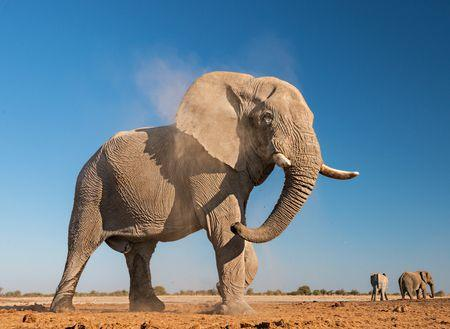
#> input picture oving2/elephant.jpg, 450 x 329 px
$ python oppg1a.py   (older library calls are emulated)
#> lines starting #> are read from the running program, lines starting #| are printed output that depends on the picture
### oving2/frequencyDomainFiltering.py

import numpy as np
from scipy import misc, fftpack
import matplotlib.pyplot as plt


""" Functions for task 1a """


def magnitude_spectrum(fourier_shape):
    shift = fftpack.fftshift(fourier_shape)
    return 10*np.log10(np.abs(shift + 1))


def convolution_theorem(image, kernel):
    # Calculate the Fourier transformation of the image and the kernel
    # By specifying shape of kernel, the kernel is padded accordingly
    f_image = fftpack.fft2(image)
    f_kernel = fftpack.fft2(kernel, shape=image.shape)

    # Get the magnitude spectrum of the image, before filtering is done
    before = magnitude_spectrum(f_image)

    # Doing the multiplication
    f_image = np.multiply(f_image, f_kernel)

    # Magnitude spectrum after filtering is done
    after = magnitude_spectrum(f_image)

    # Calculating the inverse fourier transformation to get the image result
    result_image = fftpack.ifft2(f_image).real

    return result_image, before, after


""" Functions for task 1b """


# [6 lines left out: function sharpen, not called in this run]


""" General purpose-functions """


# [4 lines left out: function normalize, not called in this run]


def plot_pictures(*pictures):
    "Creates a plot of n pictures. Won't be optimal for n > 3 or 4 as the pictures will be very small."

    n = len(pictures)
    _, ax = plt.subplots(1, n)

    for i in range(n):
        ax[i].imshow(pictures[i], interpolation="nearest", cmap="gray")
        ax[i].set_axis_off()

    plt.show()


def save_pictures(*pictures, name=""):
    i = 0
    for picture in pictures:
        misc.imsave(name + str(i) + ".jpg", picture)
        i += 1

### oving2/oppg1a.py

from frequencyDomainFiltering import *

img = misc.imread("elephant.jpg", flatten=True)
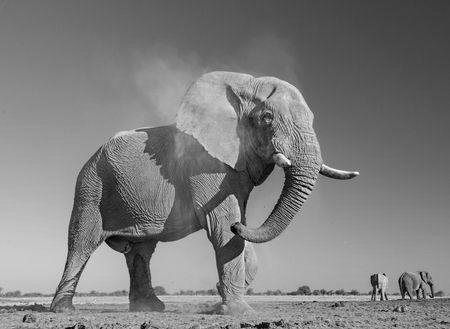
#> img: shape (329, 450) float32; min 0.299, max 253.6, mean 125.9


low_pass_kernel = np.matrix([[1,  4,  6,  4, 1],
                             [4, 16, 24, 16, 4],
                             [6, 24, 36, 24, 6],
                             [4, 16, 24, 16, 4],
                             [1,  4,  6,  4, 1]]) * 1/256


high_pass_kernel = np.matrix([[0,  0, -1,  0,  0],
                              [0, -1, -2, -1,  0],
                              [-1, -2, 16, -2, -1],
                              [0, -1, -2, -1,  0],
                              [0,  0, -1,  0,  0], ])


# Use convolution theorem to convolve with a low pass filter
low_pass_image, low_pass_before, low_pass_after = convolution_theorem(img, low_pass_kernel)
#> in magnitude_spectrum, `return 10*np.log10(np.abs(shift + 1))`:
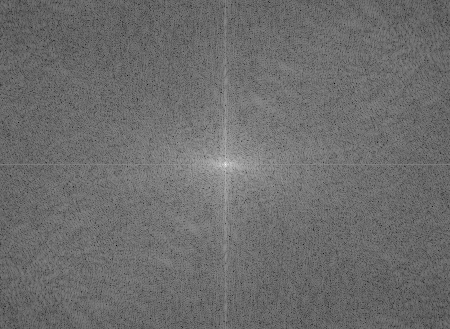
#> returned value: shape (329, 450) float32; min 8.08, max 72.7, mean 35.7; drawn with min black and max white
#> in magnitude_spectrum (call 2), `return 10*np.log10(np.abs(shift + 1))`:
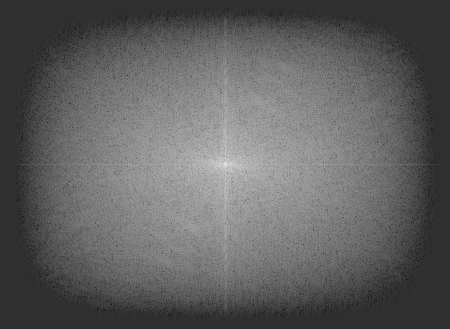
#> returned value: shape (329, 450) float64; min -16.67, max 72.7, mean 17.1; drawn with min black and max white
#> in convolution_theorem, `result_image = fftpack.ifft2(f_image).real`:
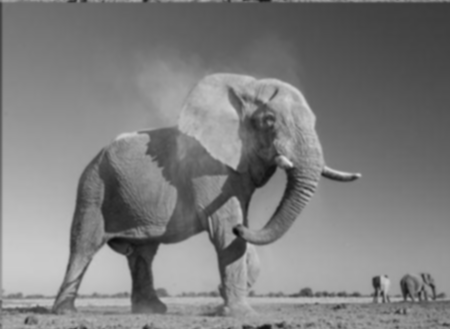
#> result_image: shape (329, 450) float64; min 7.53, max 217.9, mean 125.9
plot_pictures(low_pass_image, low_pass_before, low_pass_after)

# Use convolution theorem to convolve with a high pass filter
high_pass_image, high_pass_before, high_pass_after = convolution_theorem(img, high_pass_kernel)
#> in magnitude_spectrum (call 4), `return 10*np.log10(np.abs(shift + 1))`:
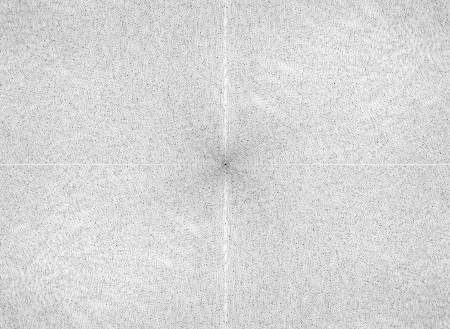
#> returned value: shape (329, 450) float64; min 0, max 56.11, mean 47.3; drawn with min black and max white
#> in convolution_theorem (call 2), `result_image = fftpack.ifft2(f_image).real`:
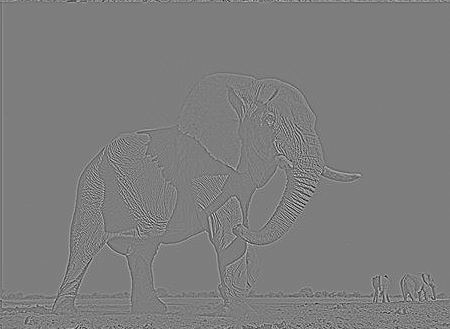
#> result_image: shape (329, 450) float64; min -2127.8, max 2183.6, mean 0; drawn with min black and max white
plot_pictures(high_pass_image, high_pass_before, high_pass_after)

# Saves pictures as 'oppg1a image-x.jpg'
save_pictures(low_pass_image, low_pass_before, low_pass_after,
              high_pass_image, high_pass_before, high_pass_after, name="oppg1a image-")
